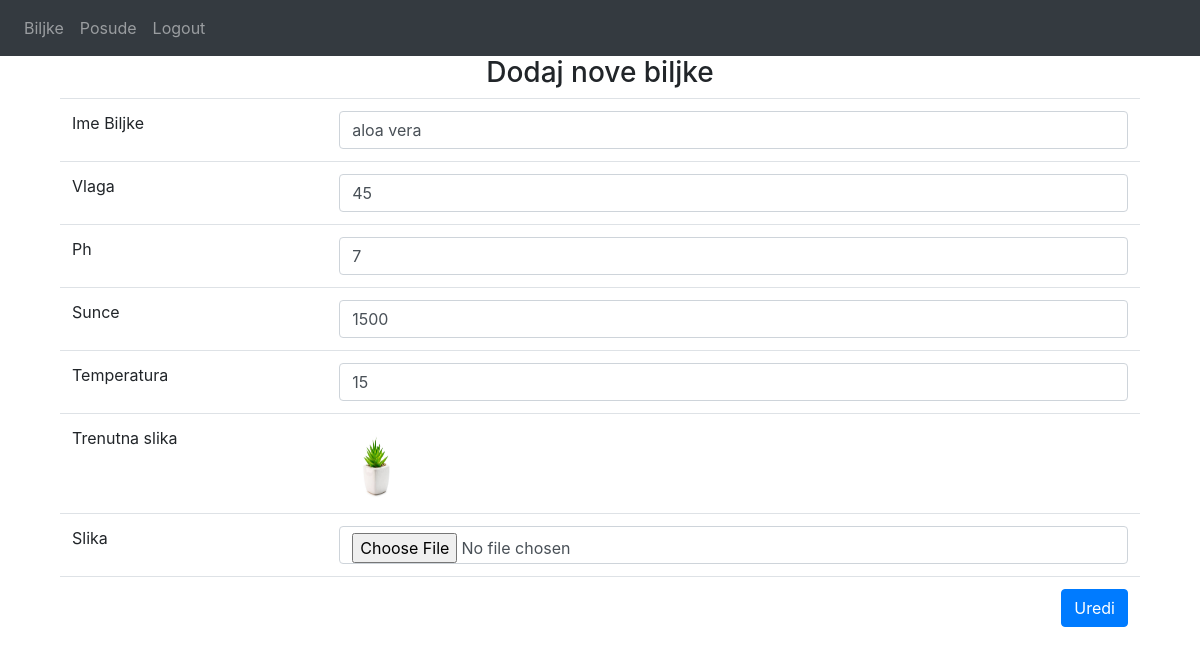
The page /updateplant/1 (signed in) on the database its author committed.
### website/models.py (models this page shows)
class Plants(db.Model):
    __tablename__ = 'plants'
    id = db.Column(db.Integer, primary_key=True)
    name = db.Column(db.String(100))
    humidity = db.Column(db.Integer)
    ph = db.Column(db.String(100))
    sun = db.Column(db.Integer)
    temperature= db.Column(db.Integer())
    image = db.Column(db.Text)
    date = db.Column(db.DateTime(timezone=True), default=func.now())

### website/pyflora.py (the view)
@pyflora.route("/updateplant/<int:id>", methods=['GET', 'POST'])
def update_plants(id):
    plant_to_update = Plants.query.get_or_404(id)
    if request.method == 'POST':
        plant_to_update.name = request.form['name']
        plant_to_update.humidity = request.form['humidity']
        plant_to_update.ph = request.form['ph']
        plant_to_update.image = request.files['image']
        plant_to_update.sun = request.form['sun']
        plant_to_update.temperature = request.form['temperature']
        filename = secure_filename(plant_to_update.image.filename)
        plant_to_update.image.save(os.path.join(app.config['UPLOAD_FOLDER'], filename))
        print("slika je sacuvana")
        try:
            db.session.commit()
            print("komitano")
            flash('Biljka je ažurirana!', category='success')
            return redirect("/plants")
        except:
            print("Ništa se nije promijenilo!")
    else:
        return render_template("updateplant.html", user=current_user, plant_to_update=plant_to_update )

### website/__init__.py (called while the page is built)
def create_app():
    app = Flask(__name__)
    app.config['SECRET_KEY'] = 'dskakalio'
    app.config['SQLALCHEMY_DATABASE_URI'] = f'sqlite:///{DB_NAME}'
    db.init_app(app)
    from .views import views
    from .auth import auth
    from .pyflora import pyflora
    from .simulation import simulation
    app.register_blueprint(views, url_prefix='/')
    app.register_blueprint(auth, url_prefix='/')
    app.register_blueprint(pyflora, url_prefix='/')
    app.register_blueprint(simulation, url_prefix='/')
    from .models import User
    create_database(app)
    login_manager = LoginManager()
    login_manager.login_view = 'auth.login'
    login_manager.init_app(app)
    @login_manager.user_loader
    def load_user(id):
        return User.query.get(int(id))
    return app

### website/templates/updateplant.html
{% extends "base.html" %} {% block title %}Update Plant{% endblock %} {% block content
  %}
  {% if user.username == 'admin' %}
  <div class="container">
    <form enctype="multipart/form-data" action="/updateplant/{{ plant_to_update.id }}" method="POST">
    <h3 align="center">Dodaj nove biljke</h3>
    <table class="table">
        <tr>
            <td>Ime Biljke</td>
            <td><input type="text" name="name" class="form-control" id="name" value="{{ plant_to_update.name }}" /></td>
        </tr>
        <tr>
            <td>Vlaga</td>
            <td><input type="text" name="humidity" class="form-control" id="humidity" value="{{ plant_to_update.humidity }}"/></td>
        </tr>
        <tr>
            <td>Ph</td>
            <td><input type="text" name="ph" class="form-control" id="ph" value="{{ plant_to_update.ph }}"></td>
        </tr>
        <tr>
            <td>Sunce</td>
            <td><input type="text" name="sun" class="form-control" id="sun" value="{{ plant_to_update.sun }}"></td>
        </tr>
         <tr>
            <td>Temperatura</td>
            <td><input type="text" name="temperature" class="form-control" id="temperature" value="{{ plant_to_update.temperature }}"></td>
        </tr>
        <tr>
            <td>Trenutna slika</td>
            <td><img src="/static/{{ plant_to_update.image }}" class="thumbnail" alt="{{ plant_to_update.image }}"width="75" height="75"></td>
        </tr>
         <tr>
            <td>Slika</td>
           <td><input type="file" accept="image/*" class="form-control" name="image" id="image" value="{{ plant_to_update.image }}"></td>
        </tr>
        <tr>
            <td colspan="2">
                <input type="submit" class="btn btn-primary float-right" value="Uredi">
            </td>
    </table>
      </form>
    </div>
    {% endif %}
  {% endblock %}

### rows shown on the page
Plants: name "aloa vera", humidity "45", ph "7", sun "1500", temperature "15", image (picture)
